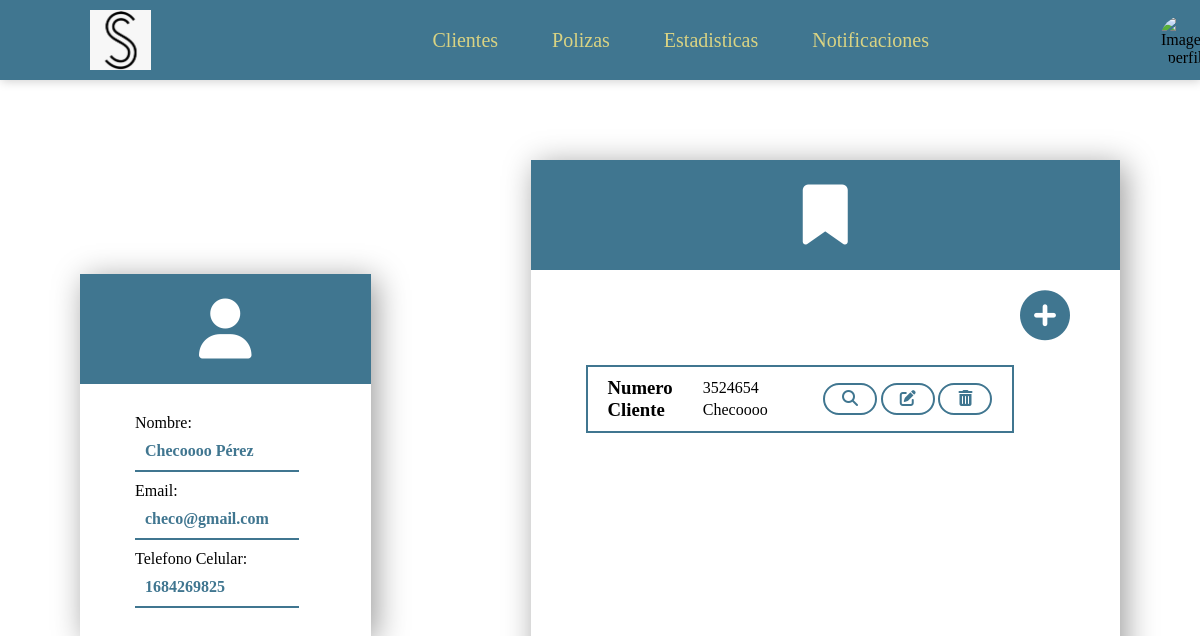
Page /clientes/polizas/1 on the earlier database version.
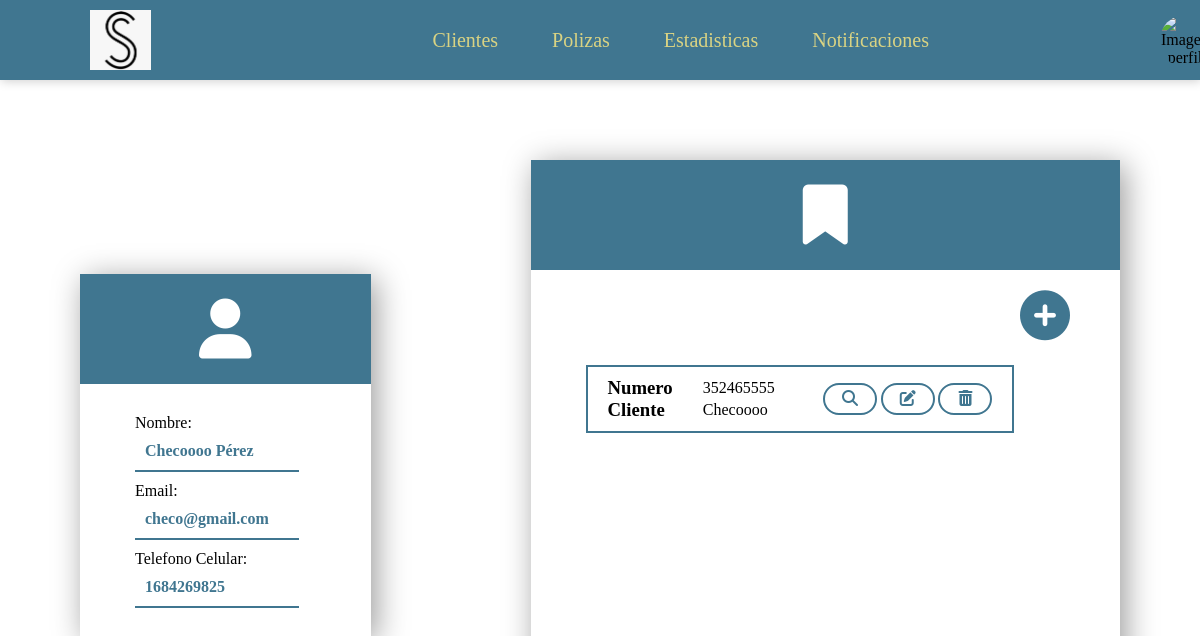
Same page on the later database version.
### Clientes/models.py (models this page shows, shortened)
class Poliza (models.Model):
    num_poliza = models.CharField(max_length=30)
    deducible = models.CharField(max_length=30)
    fecha_inicio = models.DateField()
    fecha_termino = models.DateField()
    tipo_poliza = models.ForeignKey(Tipos_Poliza, on_delete=models.CASCADE)
    periodo_pago = models.ForeignKey(Periodos_Pago, on_delete=models.CASCADE)
    cliente = models.ForeignKey(Cliente, on_delete=models.CASCADE)
    status = models.ForeignKey(Status, on_delete=models.CASCADE)

class Cliente (models.Model):
    nombre = models.CharField(max_length=30)
    ap_paterno = models.CharField(max_length=30)
    ap_materno = models.CharField(max_length=30)
    fecha_nacimiento = models.DateField(null=True, blank=True)
    email = models.EmailField(null=True, blank=True, default="")
    num_celular = models.CharField(max_length=10)
    num_fijo = models.CharField(max_length=10, null=True, blank=True, default="")
    codigo_postal = models.CharField(max_length=5, null=True, blank=True, default="")
    colonia = models.CharField(max_length=30)
    direccion = models.CharField(max_length=30)
    rfc = models.CharField(max_length=30, null=True, blank=True, default="")
    fecha_registro = models.DateField()
    agente = models.ForeignKey(Agente, on_delete=models.CASCADE)
    status = models.ForeignKey(Status, on_delete=models.CASCADE)

### Clientes/views.py (the view)
# urls.py: path('polizas/<int:id_poliza>',views.detallePolizas,name='detalle_poliza'),
def detallePolizas(request, id_poliza):
    polizas = Poliza.objects.get(pk=id_poliza)
    context = {
        'poliza':polizas
    }
    return render(request, 'poliza_detalle.html', context)

### Clientes/templates/poliza_detalle.html (shortened to what this page needs)
{%extends "header.html"%}
{% block content %}
	<section class=" aling-general">
		<div class="container">
			<div class="content1">
				<i class="fas fa-user"></i>
			</div>
			<div class="content4">
				<p class="text">Nombre:</p>
				<p class="date-text"><strong> {{poliza.cliente.nombre}} {{poliza.cliente.ap_paterno}}</strong></p>
				<p class="text">Email:</p>
				<p class="date-text"><strong>{{poliza.cliente.email}}</strong></p>
				<p class="text">Telefono Celular:</p>
				<p class="date-text"><strong>{{poliza.cliente.num_celular}}</strong></p>
				<br />
			</div>
		</div>
		<div class="container2">
			<div class="content1">
				<i class="fas fa-bookmark"></i>
			</div>
			<div class="b-add">
				<a href=""><i class="fas fa-plus-circle"></i></a>
			</div>
			<div class="content4 nocontent">
                <div class="body-general">
					<div class="body">
						<div class="content">
							<div class="data">
								<div class="data-section">
									<h3>Numero</h3>
									<p>{{poliza.num_poliza}}</p>
								</div>
								<div class="data-section">
									<h3>Cliente</h3>
									<p>{{poliza.cliente.nombre}}</p>
								</div>
							</div>
							<a href="{% url 'Clientes:vista_poliza' poliza.id %}"><i class="fas fa-search"></i></a>
							<a href="{% url 'Clientes:editar_poliza' poliza.id %}"><i class="fas fa-edit"></i></a>
							<a href="{% url 'Clientes:eliminar_poliza' poliza.id %}"><i class="fas fa-trash-alt"></i></a>
						</div>
					</div>
				</div>
			</div>
		</div>
	</section>
    {% endblock %}

Differences in the rows shown:
changed Poliza "Checoooo": num_poliza "3524654" → "352465555"
